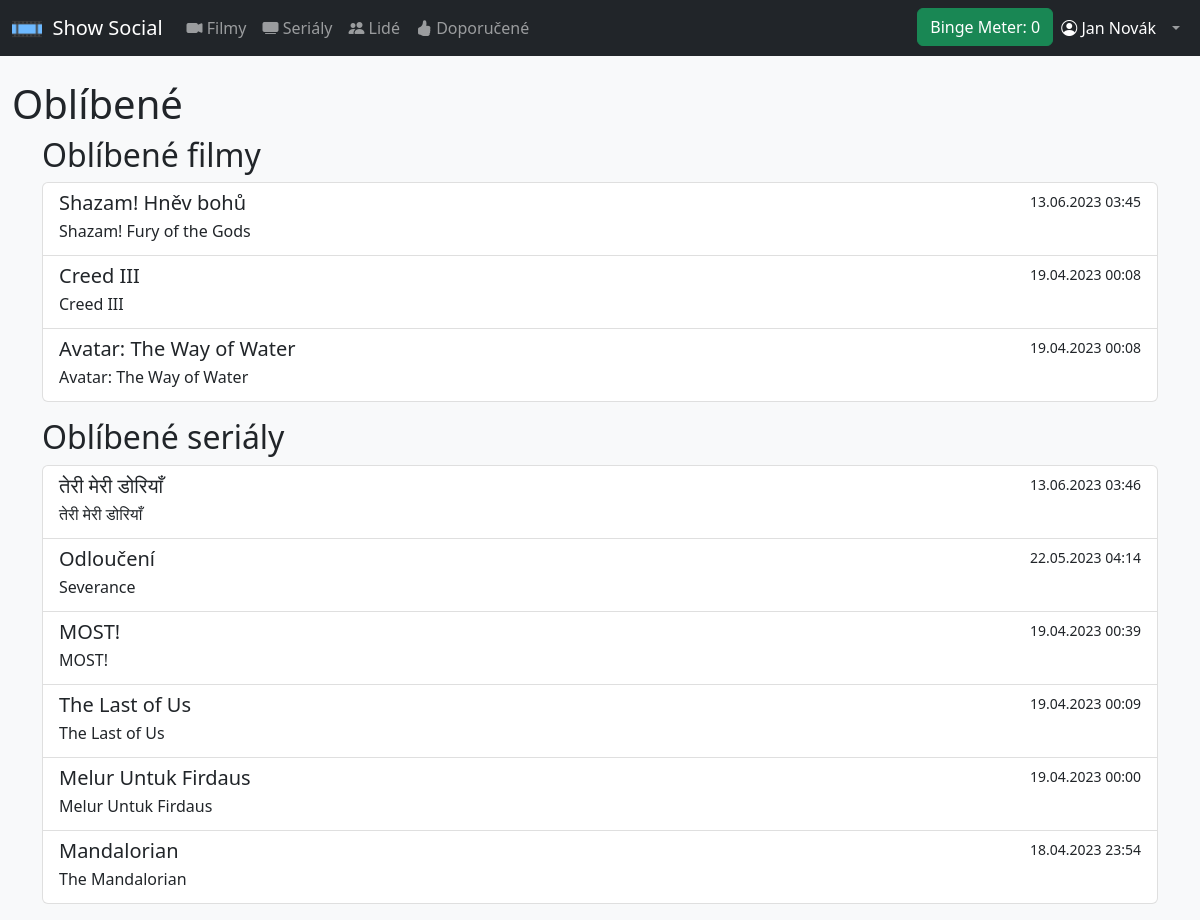
The app's page /favorites.php (signed in) with its own data.
### tables this page shows
CREATE TABLE `favorite_movies` (
  `user_id` int(11) NOT NULL,
  `movie_id` int(11) NOT NULL,
  `timestamp` timestamp NOT NULL DEFAULT current_timestamp()
);

CREATE TABLE `movies` (
  `movie_id` int(11) NOT NULL,
  `title` varchar(100) NOT NULL,
  `original_title` varchar(100) NOT NULL,
  `overview` varchar(1000) NOT NULL,
  `poster_path` varchar(50) NOT NULL,
  `release_date` date NOT NULL,
  `runtime` smallint(6) NOT NULL
);

CREATE TABLE `favorite_tv_shows` (
  `user_id` int(11) NOT NULL,
  `show_id` bigint(20) NOT NULL,
  `timestamp` timestamp NOT NULL DEFAULT current_timestamp()
);

CREATE TABLE `tv_shows` (
  `id` bigint(20) NOT NULL,
  `name` varchar(255) NOT NULL,
  `original_name` varchar(255) NOT NULL,
  `poster_path` varchar(255) NOT NULL
);

### classes/dbh.class.php (called while the page is built)
<?php
class Dbh {
    private $host = "db.dw175.webglobe.com";
    private $username = "showsocialuser";
    private $password = "Ayylmao1337";
    private $dbname = "show_social";
    public function connect() {
        $dsn = 'mysql:host=' .  $this->host .';dbname=' . $this->dbname;
        $pdo = new PDO($dsn, $this->username, $this->password);
        $pdo->setAttribute(PDO::ATTR_DEFAULT_FETCH_MODE, PDO::FETCH_ASSOC);
        return $pdo;
    }
}

### classes/User.class.php (called while the page is built, shortened)
<?php
require_once $_SERVER['DOCUMENT_ROOT'].'/classes/dbh.class.php';
class User extends Dbh {
    private $id;
    function __construct($userId) {
        $this->id = $userId;
    }
    function favoriteMovies() {
        $favoriteMoviesStatement = $this->connect()->prepare('
            SELECT movies.movie_id, movies.title, movies.original_title, movies.poster_path, favorite_movies.timestamp
            FROM favorite_movies
            LEFT JOIN movies
            ON favorite_movies.movie_id = movies.movie_id
            WHERE user_id = (:user_id)
            ORDER BY favorite_movies.timestamp DESC;
        ');
        $favoriteMoviesStatement->execute([
            ':user_id' => $this->id
        ]);
        $favoriteMoviesData = $favoriteMoviesStatement->fetchAll();
        return $favoriteMoviesData;
    }
    function favoriteTvShows() {
        $favoriteTvShowsStatement = $this->connect()->prepare('
            SELECT tv_shows.id as show_id, tv_shows.name, tv_shows.original_name, tv_shows.poster_path, favorite_tv_shows.timestamp
            FROM favorite_tv_shows
            LEFT JOIN tv_shows
            ON favorite_tv_shows.show_id = tv_shows.id
            WHERE user_id = (:user_id)
            ORDER BY favorite_tv_shows.timestamp DESC;
        ');
        $favoriteTvShowsStatement->execute([
            ':user_id' => $this->id
        ]);
        $favoriteTvShowsData = $favoriteTvShowsStatement->fetchAll();
        return $favoriteTvShowsData;
    }
}

### favorites.php (the view, shortened to what this page needs)
<?php
require_once $_SERVER['DOCUMENT_ROOT'].'/classes/User.class.php';
include 'includes/header.inc.php';
echo '<h1>Oblíbené</h1>';
$user = new User($_SESSION['user_id']);
$bookmarkedMovies = $user->favoriteMovies();
echo '<div class="container-sm mb-3">';
echo '<h2>Oblíbené filmy</h2>';
echo '<div class="list-group">';
if ($bookmarkedMovies) {
    foreach ($bookmarkedMovies as $bookmarkedMovie) {
        echo '<a href="./movie.php?id=' . $bookmarkedMovie['movie_id'] . '" class="list-group-item list-group-item-action">';
        echo '<div class="d-flex w-100 justify-content-between">';
        echo '<h5 class="mb-1">' . $bookmarkedMovie['title'] . '</h5>';
        $bookmarkedTime = date_create($bookmarkedMovie['timestamp']);
        echo '<small>' . date_format($bookmarkedTime, 'd.m.Y H:i') . '</small>';
        echo '</div>';
        echo '<p class="mb-1">' . htmlspecialchars($bookmarkedMovie['original_title']) . '</p>';
        echo '</a>';
    }
} else {
    echo '<div class="list-group-item">Nemáte žádné založené filmy.</div>';
}
echo '</div>';
echo '</div>';
$bookmarkedTvShows = $user->favoriteTvShows();
echo '<div class="container-sm mb-3">';
echo '<h2>Oblíbené seriály</h2>';
echo '<div class="list-group">';
if ($bookmarkedTvShows) {
    foreach ($bookmarkedTvShows as $bookmarkedTvShow) {
        echo '<a href="./show.php?id=' . $bookmarkedTvShow['show_id'] . '" class="list-group-item list-group-item-action">';
        echo '<div class="d-flex w-100 justify-content-between">';
        echo '<h5 class="mb-1">' . $bookmarkedTvShow['name'] . '</h5>';
        $bookmarkedTime = date_create($bookmarkedTvShow['timestamp']);
        echo '<small>' . date_format($bookmarkedTime, 'd.m.Y H:i') . '</small>';
        echo '</div>';
        echo '<p class="mb-1">' . htmlspecialchars($bookmarkedTvShow['original_name']) . '</p>';
        echo '</a>';
    }
} else {
    echo '<div class="list-group-item">Nemáte žádné založené seriály.</div>';
}
echo '</div>';
echo '</div>';
include 'includes/footer.inc.php';
?>

### records on screen
favorite_movies: movie.title "Shazam! Hněv bohů", timestamp "13.06.2023 03:45", movie.original_title "Shazam! Fury of the Gods"
favorite_movies: movie.title "Creed III", timestamp "19.04.2023 00:08", movie.original_title "Creed III"
favorite_movies: movie.title "Avatar: The Way of Water", timestamp "19.04.2023 00:08", movie.original_title "Avatar: The Way of Water"
favorite_tv_shows: tv_shows.name "तेरी मेरी डोरियाँ", timestamp "13.06.2023 03:46", tv_shows.original_name "तेरी मेरी डोरियाँ"
favorite_tv_shows: tv_shows.name "Odloučení", timestamp "22.05.2023 04:14", tv_shows.original_name "Severance"
favorite_tv_shows: tv_shows.name "MOST!", timestamp "19.04.2023 00:39", tv_shows.original_name "MOST!"
favorite_tv_shows: tv_shows.name "The Last of Us", timestamp "19.04.2023 00:09", tv_shows.original_name "The Last of Us"
favorite_tv_shows: tv_shows.name "Melur Untuk Firdaus", timestamp "19.04.2023 00:00", tv_shows.original_name "Melur Untuk Firdaus"
favorite_tv_shows: tv_shows.name "Mandalorian", timestamp "18.04.2023 23:54", tv_shows.original_name "The Mandalorian"

### other values on screen
$seenPercentage "0"
$_SESSION['first_name'] "Jan"
$_SESSION['last_name'] "Novák"
